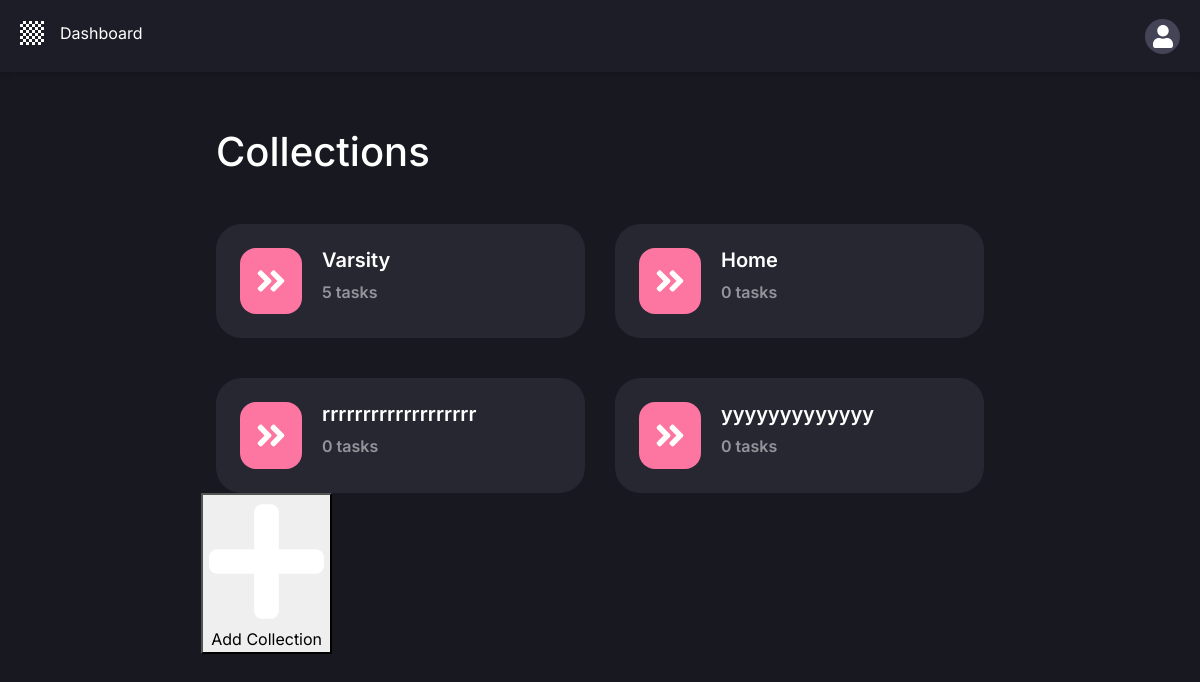
Page /dashboard/ (signed in) on the earlier database version.
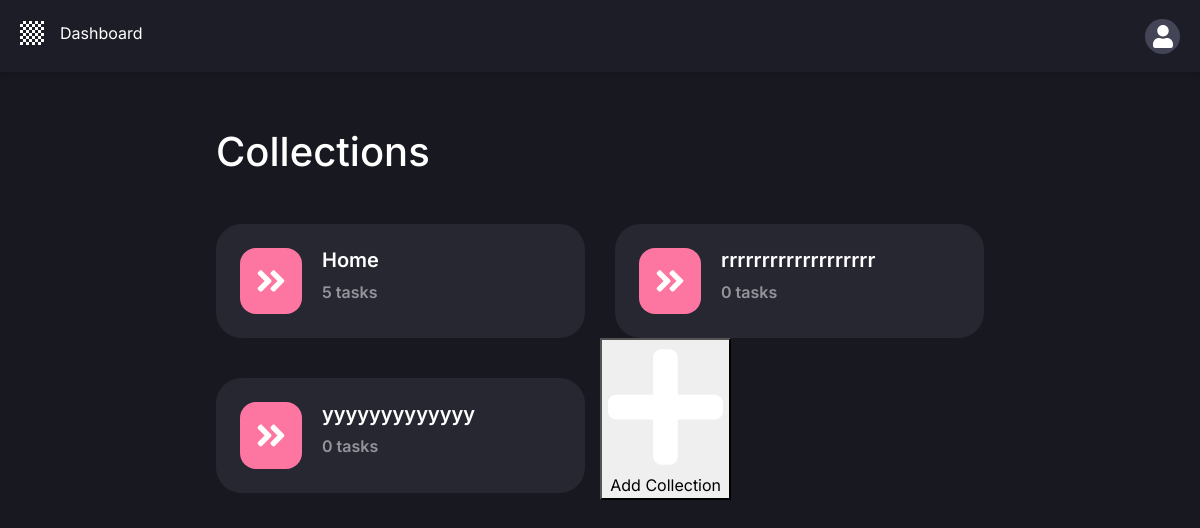
Same page on the later database version.
### todolist/models.py (models this page shows, shortened)
class Collection(models.Model):
    user = models.ForeignKey(User, on_delete=models.CASCADE, null=True, blank=True)
    collection_name = models.TextField(null=True)

### todolist/views.py (the view)
# urls.py: path('dashboard/', views.dashboard, name='dashboard'),
def dashboard(request, *args, **kwargs):
    newcollection = CollectionCreationForm()
    if request.method == 'POST':
        newcollection = CollectionCreationForm(request.POST)
        if newcollection.is_valid():
            newcollection.instance.user = request.user
            newcollection.save()
    collections = Collection.objects.filter(user=request.user).all()  # show data only login users
    context = {'collections': collections, 'newcollection': newcollection}
    return render(request, 'dashboard.html', context)

### Templates/dashboard.html (shortened to what this page needs)
{% extends 'dashboard_base.html' %}
{% load static %}
{% block content %}
    <section class="collection">
        <h1>Collections</h1>
        <div class="row">
            {% for collection in collections %}
                <div class="col-6">
                    <div class="collection-item-wrapper">
                        <a href="{% url 'single_collection' collection.id %}" class="collection-item">
                            <div class="collection-item-icon">
                                <img src="{% static 'images/right-arrow.svg' %}"
                                     class="d-inline-block align-top" alt="">
                            </div>
                            <div class="collection-item-content">
                                <h2>{{ collection.collection_name }}</h2>
                                <p>{{ collection.task_set.all.count }} tasks</p>
                            </div>
                        </a>
                    </div>
                </div>
            {% endfor %}
            <button class="add-collection" data-toggle="modal" data-target="#collectionCreateModal">
                <img src="{% static 'images/plus.svg' %}"
                     class="d-inline-block align-top" alt="">
                <span>Add Collection</span>
            </button>
        </div>
    </section>
{% endblock %}

### Templates/dashboard_base.html (shortened to what this page needs)
<!doctype html>
<html lang="en">
{% load static %}
<head>
    <link rel="stylesheet" href="https://maxcdn.bootstrapcdn.com/bootstrap/4.0.0/css/bootstrap.min.css"
>
    <link rel="stylesheet" href="{% static '/css/main.css' %}">
</head>
<body>
<header>
    <nav class="navbar dsshboard_nav">
        <div class="nav-left-menu">
            <a class="navbar-brand" href="{% url 'home' %}">
                <img src="{% static 'images/dashboard_logo.svg' %}"
                     class="d-inline-block align-top" alt="">
            </a>
            <a href="#" class="features">Dashboard</a>
        </div>
        <div class="nav-right-menu" onclick="infoFunction()">
            <a href="#" class="nav-right-icon-wrapper">
                <img src="{% static 'images/user.svg' %}"
                     class="d-inline-block align-top" alt="">
            </a>
        </div>
    </nav>
</header>
{% block content %}
{% endblock %}
</body>
</html>

### static/css/main.css (style rules this page uses)
body { background: #181820; font-family: 'Inter', sans-serif; line-height: 1.5; width: 100%; overflow-x: hidden; color: white; }
.navbar { padding: 40px 0px; align-items: center !important; }
.navbar a { text-decoration: none; color: white; }
.navbar .nav-left-menu { display: flex; }
.navbar .nav-left-menu .features { margin-left: 40px; padding: 16px; font-size: 16px; border-bottom: 2px solid #181820; }
header { position: relative; }
.dsshboard_nav { background: #1D1D27; padding: 0 20px; box-shadow: 0 4px 6px -1px rgba(0, 0, 0, 0.1), 0 2px 4px -1px rgba(0, 0, 0, 0.06); margin-bottom: 56px; }
.dsshboard_nav .nav-left-menu { align-items: center; padding: 16px 0; }
.dsshboard_nav .nav-left-menu .navbar-brand img { width: 24px; height: 24px; }
.dsshboard_nav .nav-left-menu .features { margin-left: 0; padding: 0; padding-bottom: 6px; border-bottom: 0; }
.dsshboard_nav .nav-right-menu .nav-right-icon-wrapper { width: 35px; height: 35px; border-radius: 50%; background: #444457; display: flex; align-items: inherit; justify-content: center; }
.dsshboard_nav .nav-right-menu .nav-right-icon-wrapper img { width: 20px; }
.collection { margin: auto; max-width: 768px; }
.collection .collection-item-wrapper { margin-top: 40px; }
.collection .collection-item-wrapper .collection-item { background: #272732; display: flex; align-items: flex-start; border-radius: 25.5px; padding: 24px; text-decoration: none; }
.collection .collection-item-wrapper .collection-item .collection-item-icon { padding: 16px; border-radius: 16px; background: #FC76A1; display: flex; margin-right: 20px; }
.collection .collection-item-wrapper .collection-item .collection-item-icon img { width: 30px; }
.collection .collection-item-wrapper .collection-item .collection-item-content h2 { font-size: 20px; font-weight: 600; color: white; }
.collection .collection-item-wrapper .collection-item .collection-item-content p { font-size: 16px; color: #94949A; font-weight: 600; margin-bottom: 0; }

Differences in the rows shown:
removed Collection: collection_name "Varsity", task_set.all.count "5"
computed for Collection "Home": task_set.all.count "0" → "5"
